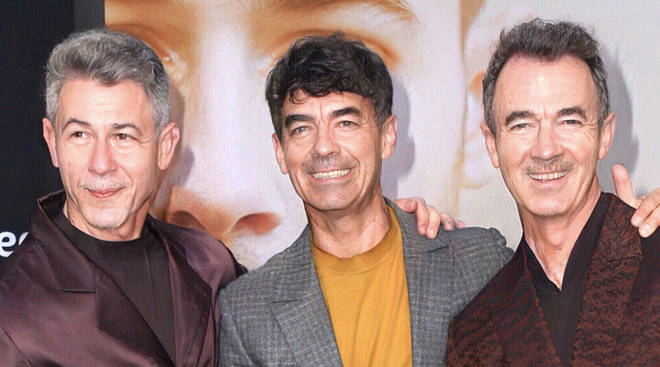
#> input picture facedetection/img_1.png, 660 x 367 px
$ python main.py
#> lines starting #> are read from the running program, lines starting #| are printed output that depends on the picture; after the words box and inside, x2 and y2 are one past the last pixel; in counts of white or black regions, pixels touching at a corner belong together
import cv2

face_cascade = cv2.CascadeClassifier('haarcascade_frontalface_default.xml')

img = cv2.imread('img_1.png')
#> img is the input picture: shape (367, 660, 3); mean B, G, R 120.9, 125.9, 153.3
gray = cv2.cvtColor(img, cv2.COLOR_BGR2GRAY)
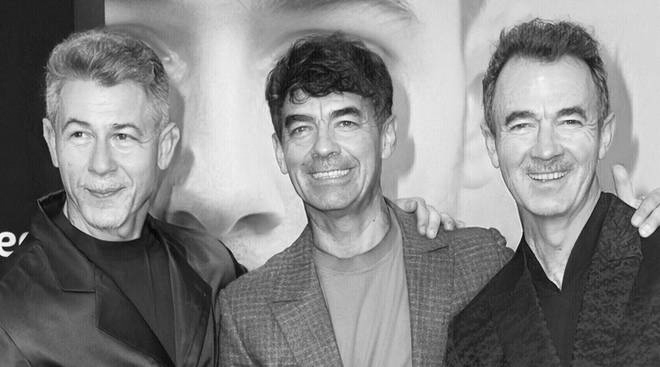
#> gray: shape (367, 660); min 2, max 254, mean 133.5
faces = face_cascade.detectMultiScale(gray, 1.1, 4)
#> faces = [[37, 83, 130, 130], [515, 195, 70, 70], [264, 75, 128, 128], [302, 220, 116, 116], [479, 68, 138, 138]]
for (x, y, w, h) in faces:
    cv2.rectangle(img, (x, y), (x + w, y + h),(225, 0, 0), 2 )
#> this loop made 5 passes
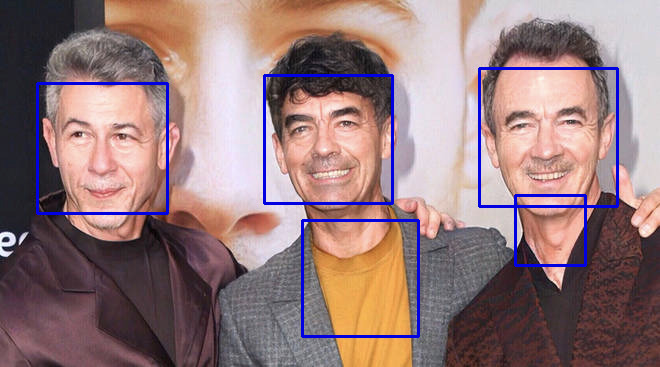
#> img: shape (367, 660, 3); 2.87% of pixels changed, all inside (x1, y1, x2, y2) = (36, 67, 619, 338)

cv2.imshow('img_1', img)
cv2.waitKey()

cv2.imwrite("face_detected.jpg", img)

$ run again, with facedetection/img.png copied over facedetection/img_1.png
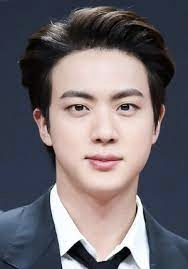
#> input picture facedetection/img.png, 188 x 269 px
#> img is the input picture: shape (269, 188, 3); mean B, G, R 109.6, 104.6, 110.6
#> `gray = cv2.cvtColor(img, cv2.COLOR_BGR2GRAY)`:
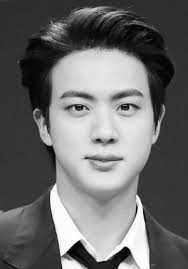
#> gray: shape (269, 188); min 0, max 255, mean 107
#> faces = [[34, 53, 135, 135]]
#> the loop `for (x, y, w, h) in faces:` made 1 pass
#> after the loop `for (x, y, w, h) in faces:`:
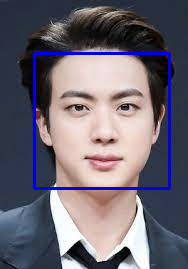
#> img: shape (269, 188, 3); 3.2% of pixels changed, all inside (x1, y1, x2, y2) = (33, 52, 171, 190)
